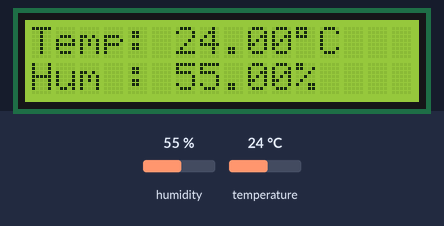
Recording of a sketch running on a simulated Arduino Uno, built with avr-gcc and run on an emulated ATmega328P. Shown: 16×2 character LCD. The test bench sets the inputs (shaded band); at power-on: humidity 55 %, temperature 24 °C.

Above: at 3.2 s.
3.3 s: humidity set to 22 %
At 5.6 s:
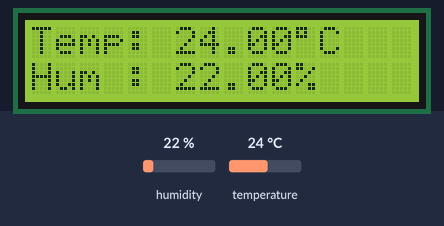
6.0 s: temperature set to 12 °C
At 6.6 s:
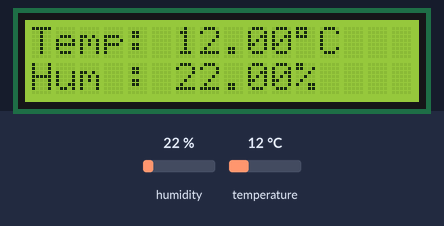
8.7 s: humidity set to 40 %
At 11.1 s:
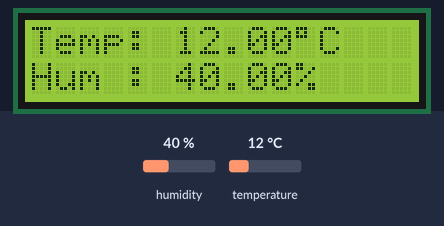
11.8 s: temperature set to 19 °C
At 13.3 s:
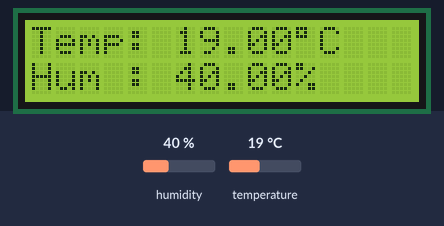
Timing chart, 0 to 14.8 s (numbered marks = the images above; inputs shaded):
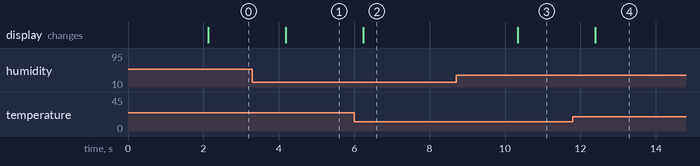

Measured:
- after the input at 3.3 s, the display: changes after 0.88 s (image 1)
- after the input at 6.0 s, the display: changes after 0.24 s (image 2)
- after the input at 8.7 s, the display: changes after 1.6 s (image 3)
- after the input at 11.8 s, the display: changes after 0.59 s (image 4)

The sketch:

Arduino-Temperature-Monitor.ino
```cpp
#include <Wire.h>
#include <LiquidCrystal_I2C.h>
#include <DHT.h>

// DHT settings
#define DHTPIN 2
#define DHTTYPE DHT11   // Change to DHT22 if using DHT22

DHT dht(DHTPIN, DHTTYPE);

// LCD address 0x27, 16 columns, 2 rows
LiquidCrystal_I2C lcd(0x27, 16, 2);

void setup() {
  lcd.init();
  lcd.backlight();

  dht.begin();

  lcd.setCursor(0, 0);
  lcd.print("Temp & Humidity");
  delay(2000);
  lcd.clear();
}

void loop() {

  float humidity = dht.readHumidity();
  float temperature = dht.readTemperature();

  // Check if reading failed
  if (isnan(humidity) || isnan(temperature)) {
    lcd.clear();
    lcd.setCursor(0, 0);
    lcd.print("Sensor Error");
    delay(2000);
    return;
  }

  lcd.clear();

  // Display Temperature
  lcd.setCursor(0, 0);
  lcd.print("Temp: ");
  lcd.print(temperature);
  lcd.print((char)223); // Degree symbol
  lcd.print("C");

  // Display Humidity
  lcd.setCursor(0, 1);
  lcd.print("Hum : ");
  lcd.print(humidity);
  lcd.print("%");

  delay(2000);
}
```
